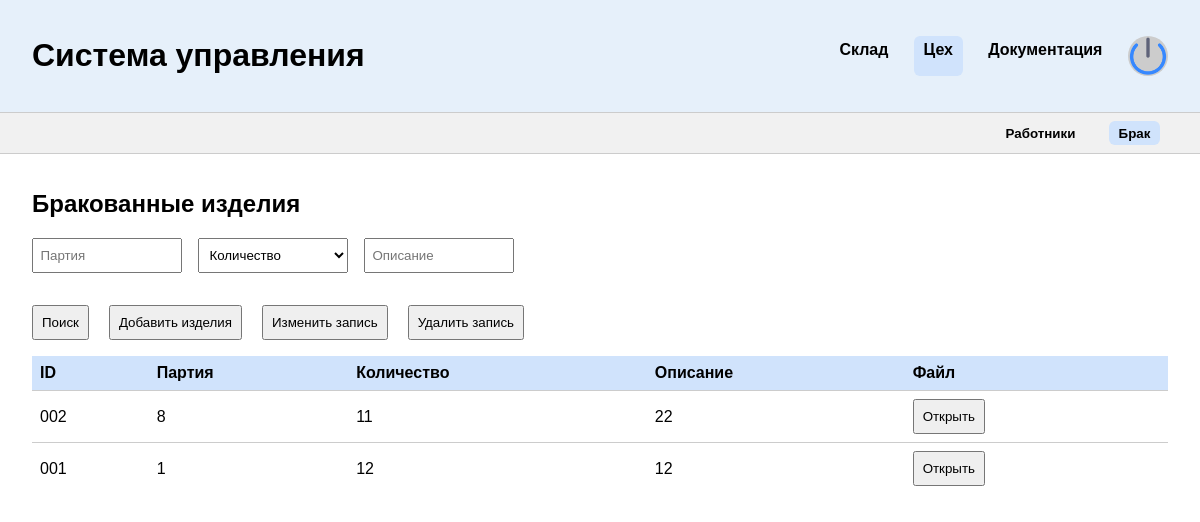
The page /ceh/defects/ (signed in) on the database as committed earlier.
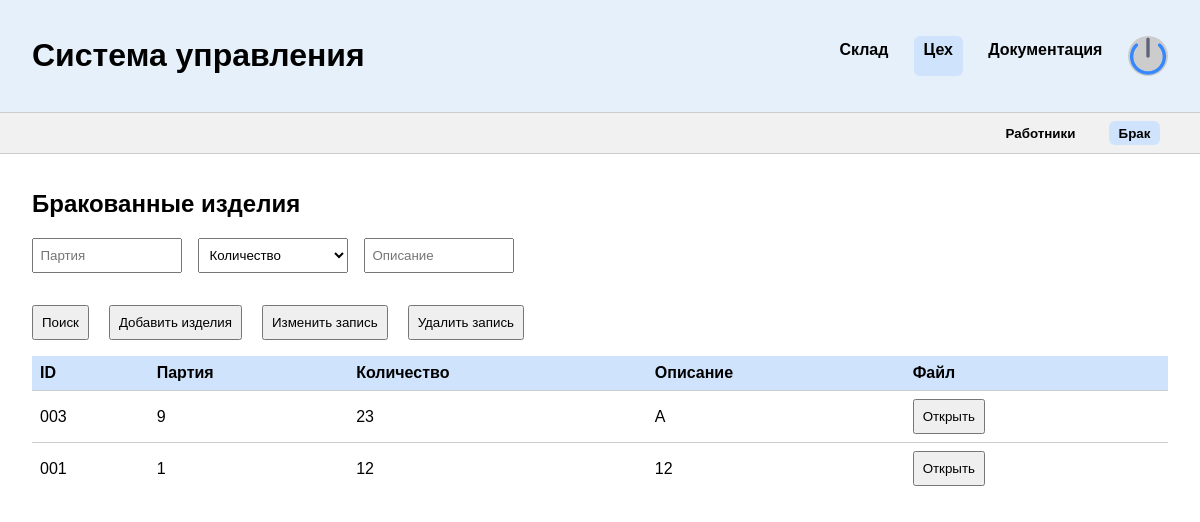
The same page on the database as committed later.
### main/models.py (models this page shows, shortened)
class DefectiveProducts(models.Model):
    batch = models.ForeignKey(Batch, on_delete=models.CASCADE)
    quantity = models.IntegerField(verbose_name="Количество бракованных изделий")
    description = models.CharField(max_length=255, verbose_name="Описание дефекта")
    report = models.FileField(
        verbose_name="Ссылка на отчёт (файл/заметка)", null=True, upload_to="static/defects/reports/"
    )
    class Meta:
        verbose_name = "Брак"
        verbose_name_plural = "Брак"

### main/views/defects.py (the view)
# urls.py: path("ceh/defects/", DefectsPage.as_view()),
class DefectsPage(BaseView, TemplateView):
    template_name = "main/defects.html"
    exclude_roles = [UserRole.WarehouseManager, UserRole.PatternDesigner, UserRole.PackerInspector, UserRole.Designer]
    def get_context_data(self, **kwargs):
        context = super().get_context_data(**kwargs)
        context["defects"] = DefectSerializer(Defects.objects.order_by("-id"), many=True).data
        context["batches"] = Batch.objects.order_by("-id")
        return context

### main/models.py (called while the page is built)
    def __str__(self):
        return f"Партия: {self.id}"

    def __str__(self):
        return f"{self.fullname} - {self.role}"

### main/serializers.py (called while the page is built)
    def get_report_name(self, obj):
        return get_file_name(obj.report)

    def get_id(self, obj):
        return str(obj.id).zfill(3)

### main/views/base.py (called while the page is built)
    def dispatch(self, request: HttpRequest, *args, **kwargs):
        user = request.user
        if not user.is_authenticated:
            return HttpResponseRedirect('/')
        print(user.login)
        print(user.__dict__)
        if user.role == UserRole.GeneralManager or user.role == UserRole.ProductionManager:
            return super().dispatch(request, *args, **kwargs)
        if user.role not in self.get_enable_roles():
            return render(request, "main/protect.html")
        return super().dispatch(request, *args, **kwargs)

### utils/get_file_name.py (called while the page is built)
def get_file_name(file):
    return unquote(str(file)[str(file).rfind("/") + 1 : :])

### main/templates/main/defects.html (shortened to what this page needs)
{% extends "main/base.html" %}
{% load static %}
{%  block content %}
<header>
  <h1>Система управления</h1>
  <div class="menu">
    <a href="/warehouse/materials/">Склад</a>
    <a href="/ceh/workers/" class="active">Цех</a>
    <a href="/docs/">Документация</a>
    <div class="avatar"><img src="{% static 'main/shutdown.png' %}" /></div>
  </div>
</header>
  <div class="submenu" id="submenu-ceh">
    <button data-target="workers"><a href="/ceh/workers/">Работники</a></button>
    <button data-target="defects" class="active">Брак</button>
  </div>
  <section id="ceh">
    <div class="table-section" id="defects">
      <h2>Бракованные изделия</h2>
      <div class="filters">
        <input placeholder="Партия">
        <select>
          <option value="">Количество</option>
        </select>
        <input placeholder="Описание">
      </div>
      <div class="product-actions">
        <button onclick="filterDefects()">Поиск</button>
        <button onclick="document.getElementById('dialog-add-defect').showModal()">Добавить изделия</button>
        <button onclick="document.getElementById('dialog-edit-entry').showModal()">Изменить запись</button>
        <button onclick="document.getElementById('dialog-delete-defect').showModal()">Удалить запись</button>
      </div>
      <table>
        <thead><tr><th>ID</th><th>Партия</th><th>Количество</th><th>Описание</th><th>Файл</th></tr></thead>
        <tbody>
          {% for d in defects %}
          <tr><td>{{ d.id }}</td><td>{{ d.batch }}</td><td>{{ d.quantity }}</td><td>{{ d.description }}</td><td><button onclick="openDoc(event, {{ d.id }})">Открыть</button></td></tr>
          {% endfor %}
        </tbody>
      </table>
    </div>
  </section>
{% endblock  %}

Rows that differ between the two databases and show on the page:
removed DefectiveProducts: description "22"
Other text that changed with them:
new list line: "003 9 23 А Открыть"
list line gone: "002 8 11 Открыть"
